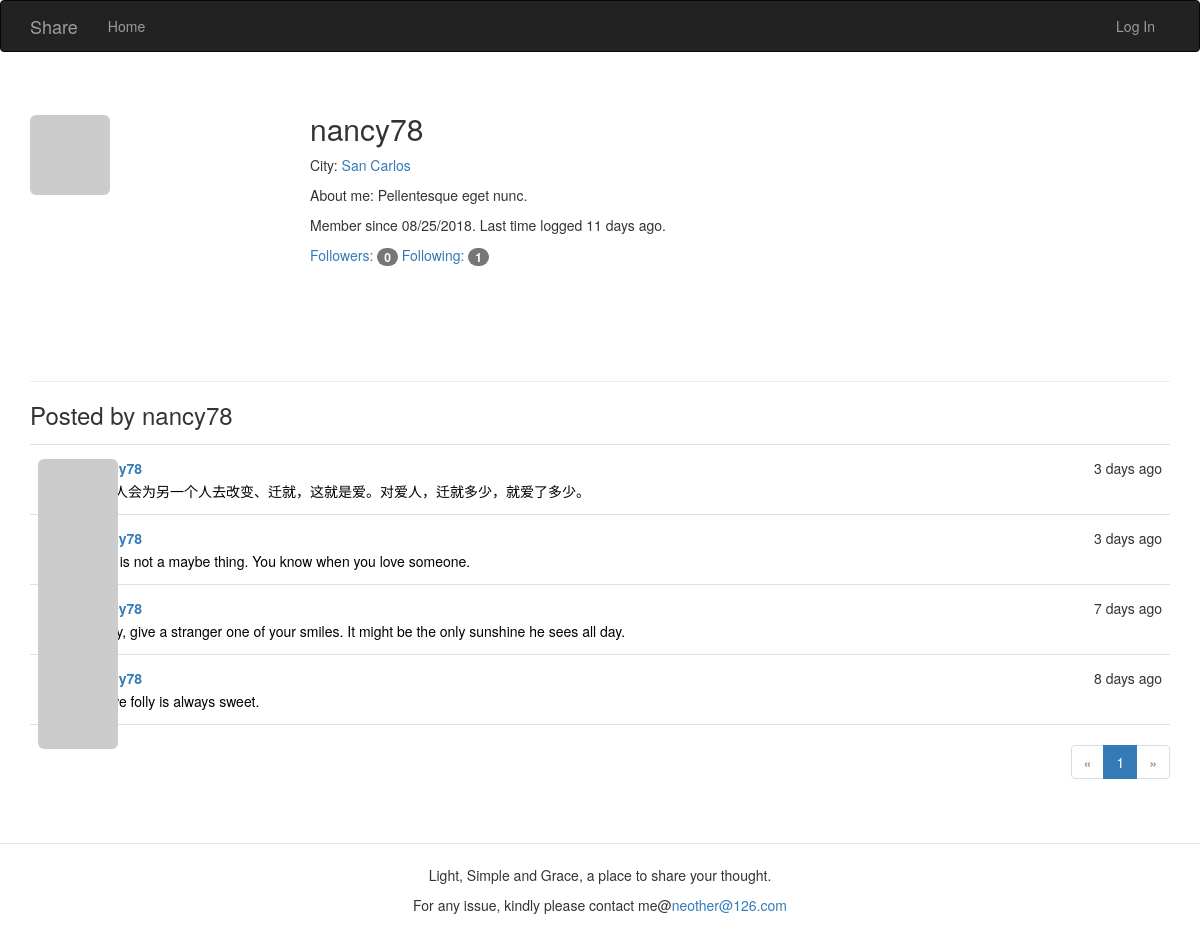
Screenshot of /user/nancy78 with the database file from the repository.
### app/models.py (models this page shows, shortened)
class User(UserMixin, db.Model):
    __tablename__ = 'users'
    id = db.Column(db.Integer, primary_key=True)
    email = db.Column(db.String(64), unique=True, index=True)
    username = db.Column(db.String(64), unique=True, index=True)
    password_hash = db.Column(db.String(128))
    role_id = db.Column(db.Integer, db.ForeignKey('roles.id'))
    confirmed = db.Column(db.Boolean, default=False)
    location = db.Column(db.String(64))
    about_me = db.Column(db.Text())
    member_since = db.Column(db.DateTime(), default=datetime.utcnow)
    last_seen = db.Column(db.DateTime(), default=datetime.utcnow)
    avatar_hash = db.Column(db.String(32))
    posts = db.relationship('Post', backref='author',
                            lazy='dynamic', cascade='all, delete-orphan')
    comments = db.relationship('Comment', backref='author', lazy='dynamic')
    followed = db.relationship('Follow', foreign_keys=[Follow.follower_id], backref=db.backref(
        'follower', lazy='joined'), lazy='dynamic', cascade='all, delete-orphan')
    followers = db.relationship('Follow', foreign_keys=[Follow.followed_id], backref=db.backref(
        'followed', lazy='joined'), lazy='dynamic', cascade='all, delete-orphan')
    @property
    def password(self):
        raise AttributeError('password is not a readable attribute')
    def gravatar(self, size=100, default='identicon', rating='g'):
        url = 'https://secure.gravatar.com/avatar'
        hash = self.avatar_hash or self.gravatar_hash()
        return '{url}/{hash}?s={size}&d={default}&r={rating}'.format(
            url=url, hash=hash, size=size, default=default, rating=rating)

class Post(db.Model):
    __tablename__ = 'posts'
    id = db.Column(db.Integer, primary_key=True)
    body = db.Column(db.Text)
    timestamp = db.Column(db.DateTime, index=True, default=datetime.utcnow)
    author_id = db.Column(db.Integer, db.ForeignKey('users.id'))
    body_html = db.Column(db.Text)
    comments = db.relationship('Comment', backref='post', lazy='dynamic')
    Top = db.Column(db.Integer, default=0)
    topic = db.Column(db.String(128))

### app/main/views.py (the view)
@main.route('/user/<username>')
def user(username):
    user = User.query.filter_by(username=username).first_or_404()
    page = request.args.get('page', 1, type=int)
    pagination = user.posts.order_by(Post.timestamp.desc()).paginate(
        page, per_page=current_app.config['FLASKY_POSTS_PER_PAGE'],
        error_out=False)
    posts = pagination.items
    return render_template('user.html', user=user, posts=posts, pagination=pagination)

### app/auth/views.py (called while the page is built)
@auth.before_app_request
def before_request():
    if current_user.is_authenticated:
        current_user.ping()
        if not current_user.confirmed \
                and request.blueprint != 'auth' \
                and request.endpoint != 'static':
            return redirect(url_for('auth.unconfirmed'))

### app/main/__init__.py (called while the page is built)
@main.app_context_processor
def inject_permissions():
    return dict(Permission=Permission)

### app/models.py (called while the page is built)
    def can(self, permissions):
        return False

    def is_administrator(self):
        return False

### app/templates/user.html (shortened to what this page needs)
{% extends "base.html" %}
{% import "bootstrap/wtf.html" as wtf %}
{% import "_macros.html" as macros %}
{% block page_content %}
    <div class="page-header">
        <img class="img-rounded profile-thumbnail" src="{{ user.gravatar(size=230) }}">
        <div class="profile-header">
            <h2>{{ user.username }}</h2>
            {% if user.name or user.location %}
                <p>
                    {% if user.location %}
                        City: <a href="http://map.baidu.com/">{{ user.location }}</a><br>
                    {% endif %}
                </p>
            {% endif %}
            {% if user.about_me %}<p>About me: {{ user.about_me }}</p>{% endif %}
            <p>
                Member since {{ moment(user.member_since).format('L') }}.
                Last time logged {{ moment(user.last_seen).fromNow() }}.
            </p>
            <a href="{{ url_for('.followers', username=user.username) }}">
                Followers: <span class="badge">{{ user.followers.count() }}</span>
            </a>
            <a href="{{ url_for('.followed_by', username=user.username) }}">
                Following: <span class="badge">{{ user.followed.count() }}</span>
            </a>
        </div>
    </div>
    <h3>Posted by {{ user.username }}</h3>
    {% include '_topic.html' %}
    <div class="pagination">
        {{ macros.pagination_widget(pagination, '.user',username=user.username) }}
    </div>
{% endblock %}

### app/templates/base.html (shortened to what this page needs)
{% extends "bootstrap/base.html" %}
{% block head %}
    {{ super() }}
    <link rel="stylesheet" type="text/css" href="{{ url_for('static', filename='styles.css') }}">
{% endblock %}
{% block navbar %}
    <div class="navbar navbar-inverse" role="navigation">
        <div class="container">
            <div class="navbar-header">
                <a class="navbar-brand" href="{{ url_for('main.index') }}">Share</a>
            </div>
            <div class="navbar-collapse collapse">
                <ul class="nav navbar-nav">
                    <li><a href="{{ url_for('main.index') }}">Home</a></li>
                </ul>
                <ul class="nav navbar-nav navbar-right">
                    {% if current_user.is_authenticated %}
                        <li class="dropdown">
                            <a href="#" class="dropdown-toggle" data-toggle="dropdown">
                                <img src="{{ current_user.gravatar(size=18) }}">
                                {{current_user.username}} <b class="caret"></b>
                            </a>
                            <ul class="dropdown-menu">
                                <li><a href="{{ url_for('auth.password_change') }}">Change Password</a></li>
                                {% if current_user.is_administrator() %}
                                    <li><a href="{{ url_for('auth.deleteself') }}">deleteself</a></li>
                                    <li><a href="{{ url_for('auth.removealluser') }}">removealluser</a></li>
                                    <li><a href="{{ url_for('auth.removeallpost') }}">removeallpost</a></li>
                                    <li><a href="{{ url_for('auth.removeallcomment') }}">removeallcomment</a></li>
                                    <li><a href="{{ url_for('auth.followadmin') }}">followadmin</a></li>
                                {% endif %}
                                <li><a href="{{ url_for('auth.logout') }}">Log Out</a></li>
                            </ul>
                        </li>
                    {% else %}
                        <li><a href="{{ url_for('auth.login') }}">Log In</a></li>
                    {% endif %}
                </ul>
            </div>
        </div>
    </div>
{% endblock %}
{% block content %}
    <div class="container">
        {% block page_content %}{% endblock %}
    </div>
     <div class="footer">
<br>
        <hr style="align:center;width:100%;height:1px;border:none;border-top:1px solid #E7E4E6;" />
        <p style=" text-align:center;">Light, Simple and Grace, a place to share your thought.</p>
         <p style=" text-align:center;">For any issue, kindly please contact me@<a href="mailto:neother@126.com">neother@126.com</a></p>
        <br>
        <br>
    </div>
{% endblock %}

### app/templates/_macros.html
{% macro pagination_widget(pagination, endpoint, fragment='') %}
<ul class="pagination">
    <li{% if not pagination.has_prev %} class="disabled"{% endif %}>
    <a href="{% if pagination.has_prev %}{{ url_for(endpoint, page=pagination.prev_num, **kwargs) }}{{ fragment }}{% else %}#{% endif %}">
&laquo;</a>
</li>
{% for p in pagination.iter_pages() %}
{% if p %}
    {% if p == pagination.page %}
        <li class="active">
            <a href="{{ url_for(endpoint, page = p, **kwargs) }}{{ fragment }}">{{ p }}</a>
        </li>
    {% else %}
        <li>
            <a href="{{ url_for(endpoint, page = p, **kwargs) }}{{ fragment }}">{{ p }}</a>
        </li>
    {% endif %}
{% else %}
    <li class="disabled"><a href="#">&hellip;</a></li>
{% endif %}
{% endfor %}
<li{% if not pagination.has_next %} class="disabled"{% endif %}>
<a href="{% if pagination.has_next %}{{ url_for(endpoint, page=pagination.next_num, **kwargs) }}{{ fragment }}{% else %}#{% endif %}">
&raquo;
</a>
</li>
</ul>
{% endmacro %}

### app/templates/_topic.html (shortened to what this page needs)
<ul class="posts">
    {% for post in posts %}
        <li class="post">
            <div class="profile-thumbnail">
                <a href="{{ url_for('.user',username=post.author.username)}}">
                    <img class="img-rounded profile-thumbnail"
                    src="{{ post.author.gravatar(size=40) }}">
                </a>
            </div>
            <div class="post-content">
                <div class="post-date">{{ moment(post.timestamp).fromNow() }}</div>
                <div class="post-author">
                    <a href="{{ url_for('.user',username=post.author.username)}}">
                    </a>
                </div>
                <div class="post-body">
                    <a style="color:black" href="{{ url_for('.post', id=post.id) }}">
                               {{ post.topic }}</a>
                </div>
                            </div>
                        </li>
                    {% endfor %}
                </ul>

### app/static/styles.css (style rules this page uses)
.profile-thumbnail { margin-top: 3px; position: absolute; }
.profile-header { min-height: 260px; margin-left: 280px; }
ul.posts { list-style-type: none; padding: 0px; margin: 16px 0px 0px 0px; border-top: 1px solid #e0e0e0; }
ul.posts li.post { padding: 8px; border-bottom: 1px solid #e0e0e0; }
div.post-date { float: right; }
div.post-author { font-weight: bold; }
div.post-content { margin-top: 5px; margin-left: 48px; min-height: 48px; }
div.pagination { width: 100%; text-align: right; padding: 0px; margin: 0px; }
.post-body { margin-top: 3px; text-align: left; height:1.6em; overflow: hidden; text-overflow: ellipsis; display: -webkit-box; -webkit-line-clamp: 1; -webkit-box-orient: vertical; }

### rows the page displays
User: username "nancy78", location "San Carlos", about_me "Pellentesque eget nunc.", member_since "08/25/2018", last_seen "11 days ago"
Post: timestamp "3 days ago", topic "一个人会为另一个人去改变、迁就，这就是爱。对爱人，迁就多少，就爱了多少。"
Post: timestamp "3 days ago", topic "Love is not a maybe thing. You know when you love someone."
Post: timestamp "7 days ago", topic "Today, give a stranger one of your smiles. It might be the only sunshine he sees all day."
Post: timestamp "8 days ago", topic "In love folly is always sweet."

### other values shown
{{ user.followers.count() }} "0"
{{ user.followed.count() }} "1"
{{ p }} "1"
